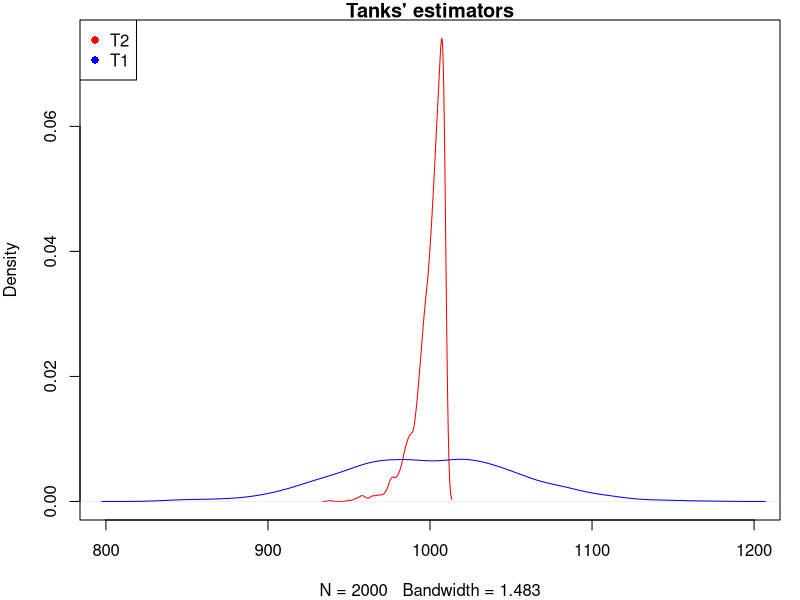
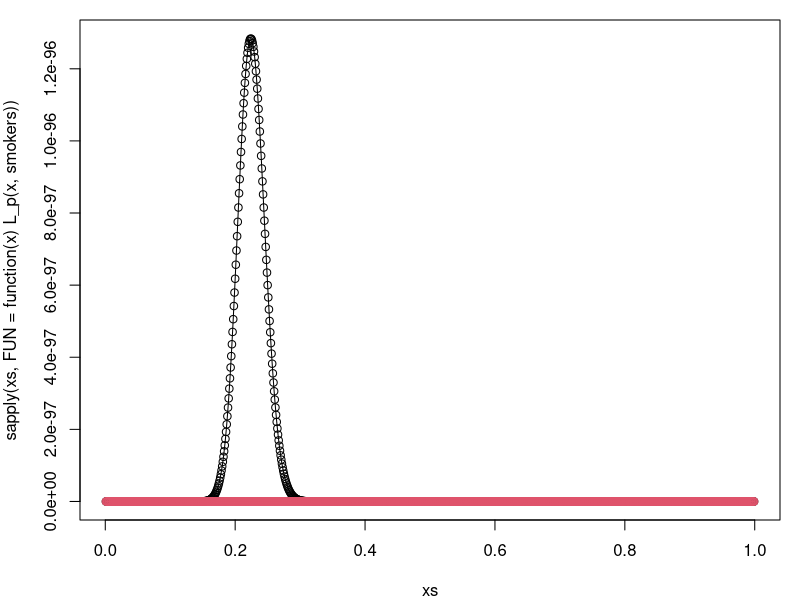
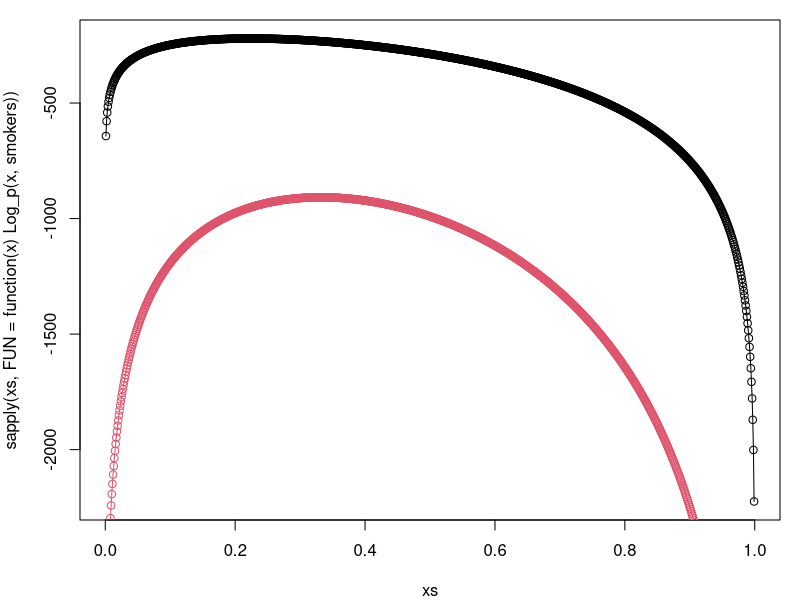
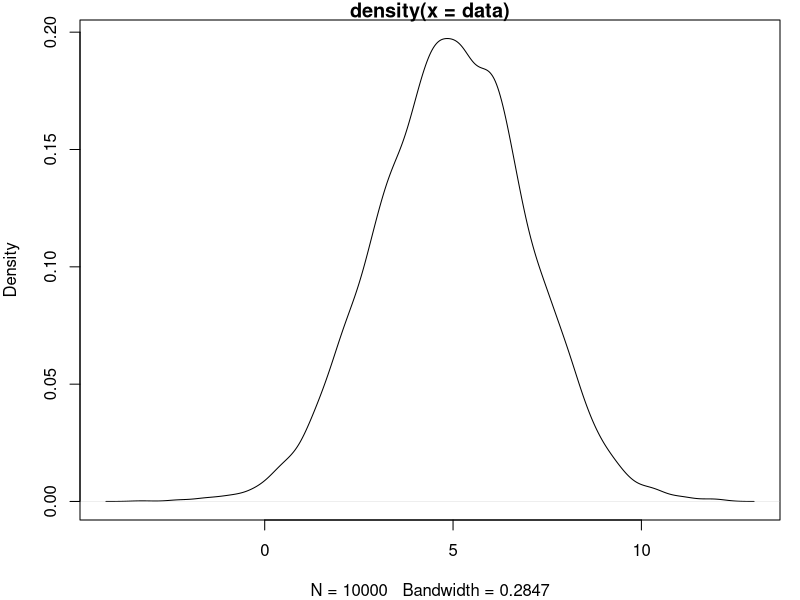
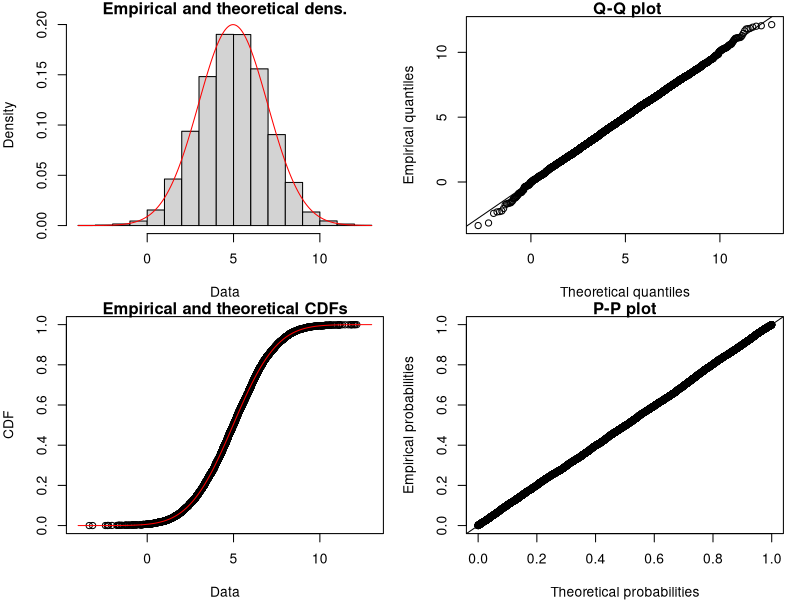
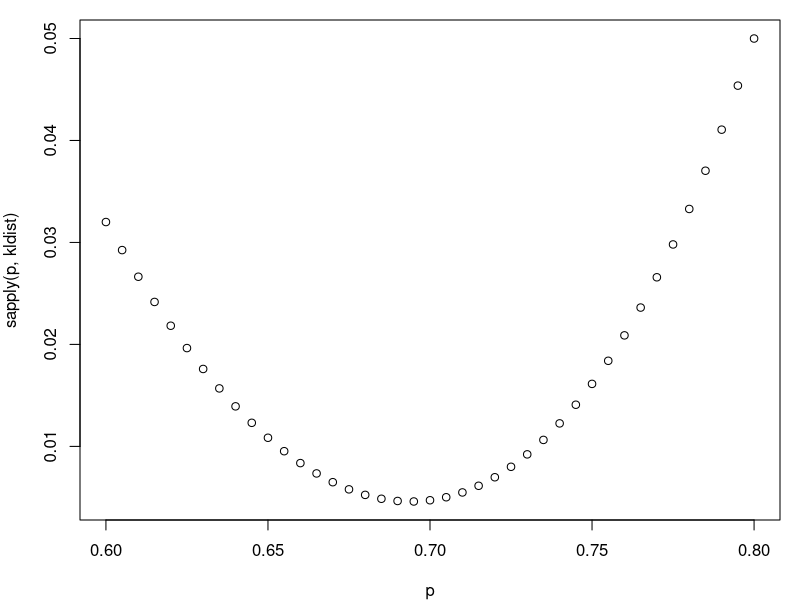
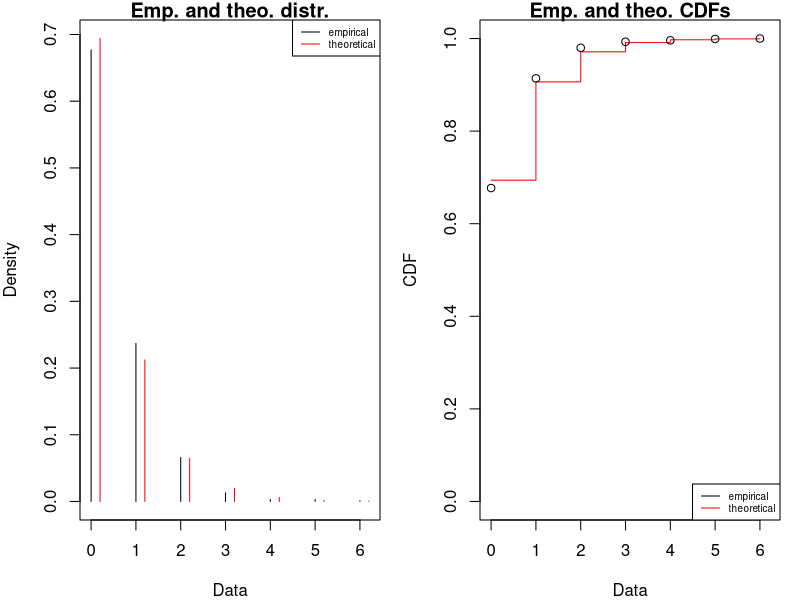

Source code (R) for these figures, in order:
######################################
# Statistics for data science: R 
# 
# http://didawiki.di.unipi.it/doku.php/mds/sds/
######################################

# [CTRL-Enter] to execute a line

###### Script Lesson 19:  MLE

par(mar=c(4,4,1,1))

# The German Tank exercise
t12.est = function(data) 
{
  n = length(data)
  t1 = 2*mean(data)-1
  t2 = (n+1)/n*max(data)-1
  #print(c(t1, t2))
  return( c(t1, t2) )
}

N = 1000 # tanks produced
n = 100 # tanks destroyed
data = replicate(2000, t12.est(sample(1:N, n)))
# [T]  textbook: Fig. 20.1
plot(density(data[2,]), col="red", main="Tanks' estimators", xlim=c(N*0.8, N*1.2))
lines(density(data[1,]), col="blue")
legend('topleft', pch=16, c('T2', 'T1'), col=c('red', 'blue'))

# data from Table 21.1
smokers = c(29,16,17,4,3,9,4,5,1,1,1,3,7)
nonsmokers = c(198,107,55,38,18,22,7,9,5,3,6,6,12)

# likelihood
L_p = function(p, data) {
  n = length(data)
  # data[i] is frequency at i for i < n
  # data[n] is frequency at >=n
  k = 1:(n-1)
  return( prod( (p*(1-p)^{k-1})^{data[-n]} ) * ((1-p)^{n-1})^{data[n]} )
}

# plots
xs = seq(0.001, 0.999, 0.001)
plot(xs, sapply(xs, FUN=function(x) L_p(x, smokers)), type='o')
# too small numbers for nonsmokers
points(xs, sapply(xs, FUN=function(x) L_p(x, nonsmokers)), type='o', col=2)

# log-likelihood
Log_p = function(p, data) {
  n = length(data)
  # data[i] is frequency at i for i < n
  # data[n] is frequency at >=n
  k = 1:(n-1)
  return( sum( (log(p)+log(1-p)*{k-1})*{data[-n]} ) + log(1-p)*{n-1}*{data[n]} )
}

# plot
plot(xs, sapply(xs, FUN=function(x) Log_p(x, smokers)), type='o')
points(xs, sapply(xs, FUN=function(x) Log_p(x, nonsmokers)), type='o', col=2)
# max (log-)likelihood (grid search)
which.max(sapply(xs, FUN=function(x) Log_p(x, smokers)))*0.001
which.max(sapply(xs, FUN=function(x) Log_p(x, nonsmokers)))*0.001

# better way with numeric search
library(stats)
# optimize(fun, interval, params, tolerance)
oest = optimize(Log_p, c(0, 1), data=smokers, tol=0.0001, maximum=T)
oest$maximum

# better way with mle(nLL, init_value), more general but requires init_value
library(stats4)
# negative log-likelihood (to be minimized)
nLL = function(p) -Log_p(p, smokers)
mest = mle(nLL, start=list(p=0.1))
mest

# MLE for normally distributed data
n = 10000
data= rnorm(n, 5, 2)
plot(density(data))

# we use mle because optimize works for 1 parameter only
nLL = function(mu, sigma) -sum(log(dnorm(data, mu, sigma)))
mest = mle(nLL, start=list(mu=mean(data), sigma=sd(data)))
mest
# start values must be sufficiently accurate, otherwise ...
mle(nLL, start=list(mu=0, sigma=1))

# for many distributions, we can rely on libraries
library(fitdistrplus)
fw = fitdist(data, "norm")
summary(fw)
plot(fw)

# Reported fw$loglik is computed at the maximum
-nLL(fw$estimate[1], fw$estimate[2])

# The Akaike information criterion (AIC) 
# AIC = 2*nparam -2*LL
2*2 -2*fw$loglik

# The Bayesian information criterion (BIC)
# BIC = nparam*log(ndata) -2*LL
2*log(n) -2*fw$loglik

### Recall from sds11.R
### cross-entropy and KL divergence
data = rgeom(1000, 0.7) 
px = table(data)/length(data) # empirical distribution

kldist = function(p) {
  # theoretical distribution
  values = as.numeric(names(px))
  py = dgeom(values, p) 
  # KL calculation
  cross_entropy = -sum(px*log(py))
  entropy = -sum(px*log(px))
  kl = cross_entropy - entropy
  kl
}

p = seq(0.6, 0.8, 0.005)
plot(p, sapply(p, kldist)) # minimize kl iff minimize cross_entropy

# cross_entropy between empirical and theoretical is nLL
fw = fitdist(data, "geom")
summary(fw)
plot(fw)
